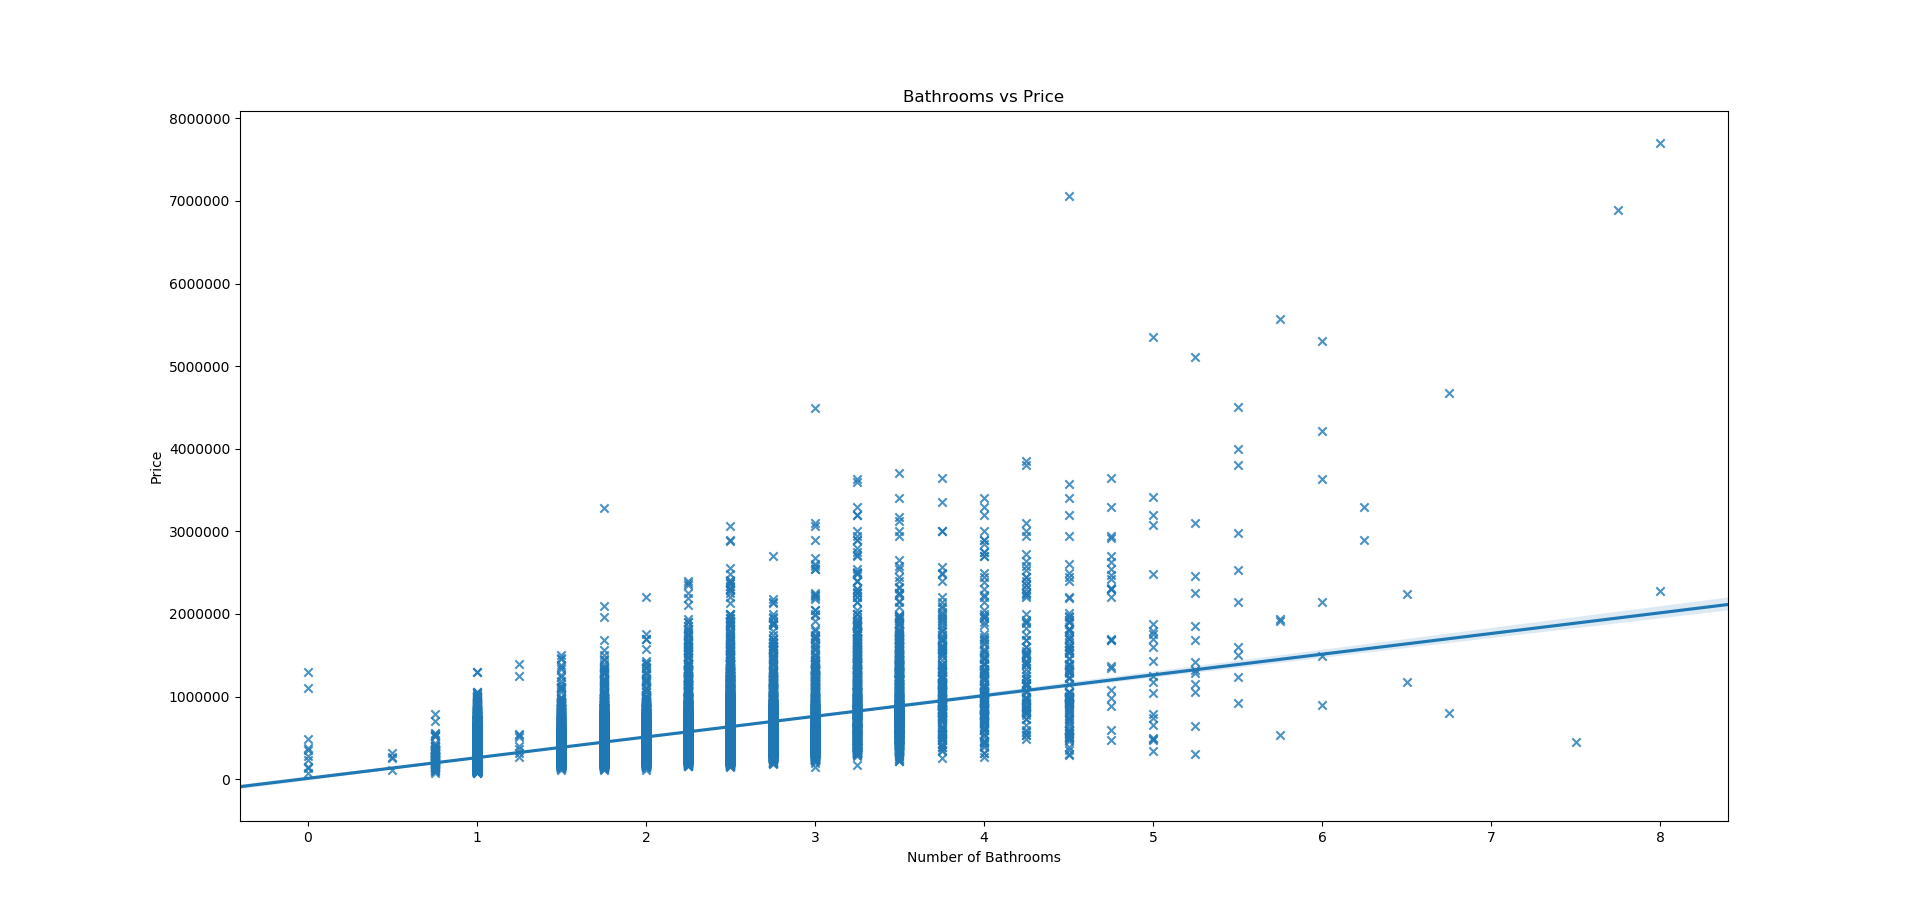

Write the Python code that produced this figure.
# -*- coding: utf-8 -*-
"""
Created on Fri Jan 19 00:41:28 2018

@author: pravin
"""

import pandas as pd
import matplotlib.pyplot as plt
import seaborn as sns

def visualize():
    dataset=pd.read_csv('../dataset.csv')
    del dataset['id'] #as we know id of a house is not important in predicting its price
    sns.regplot(x='bathrooms',y='price',data=dataset,scatter=True,marker='x')
    plt.title('Bathrooms vs Price')
    plt.xlabel('Number of Bathrooms')
    plt.ylabel('Price')
    plt.show()

visualize()
